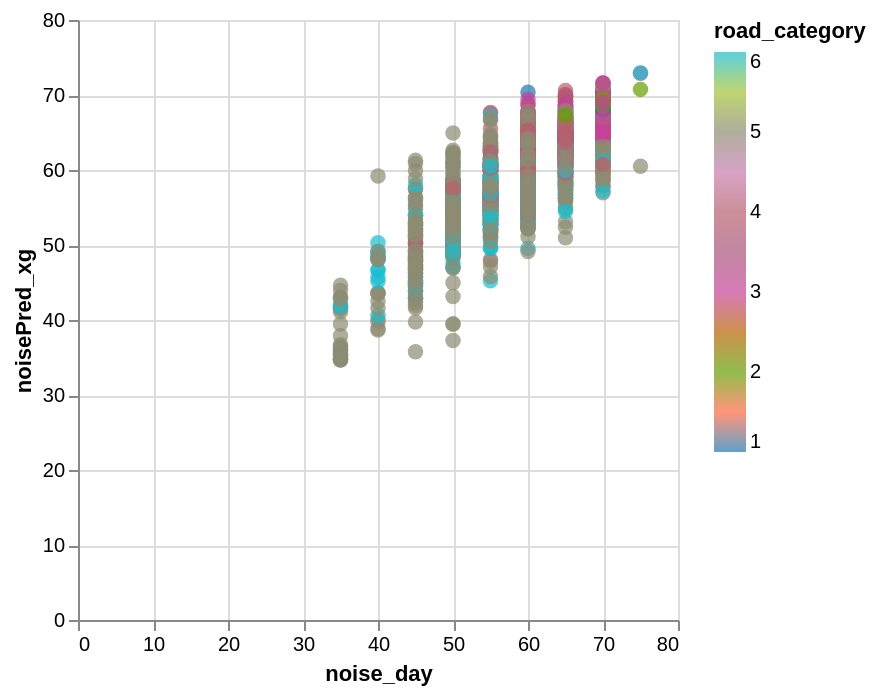

Notebook cell for this chart:
### Code cell
data_test['noisePred_xg'] = y_pred

alt.Chart(data_test).mark_circle(size=60).encode(
    x='noise_day',
    y='noisePred_xg',
    color=alt.Color('road_category', scale=alt.Scale(scheme='category10')),
    tooltip=['road_id']
).interactive()

### Figure 1 — Vega-Lite specification as saved in the notebook (floating-point values rounded to 4 significant figures; data arrays with more than 128 entries replaced by an {"elided": "..."} marker saying what was removed)
{"config": {"view": {"continuousWidth": 300, "continuousHeight": 300}}, "data": {"name": "data-356ffd2a1eff0f2a4adc2b20cafa1548"}, "mark": {"type": "circle", "size": 60}, "encoding": {"color": {"field": "road_category", "scale": {"scheme": "category10"}, "type": "quantitative"}, "tooltip": [{"field": "road_id", "type": "nominal"}], "x": {"field": "noise_day", "type": "quantitative"}, "y": {"field": "noisePred_xg", "type": "quantitative"}}, "params": [{"name": "param_1e9efca18e7a2868", "select": {"type": "interval", "encodings": ["x", "y"]}, "bind": "scales"}], "$schema": "https://vega.github.io/schema/vega-lite/v6.4.1.json", "datasets": {"data-356ffd2a1eff0f2a4adc2b20cafa1548": {"elided": "2285 records"}}}
